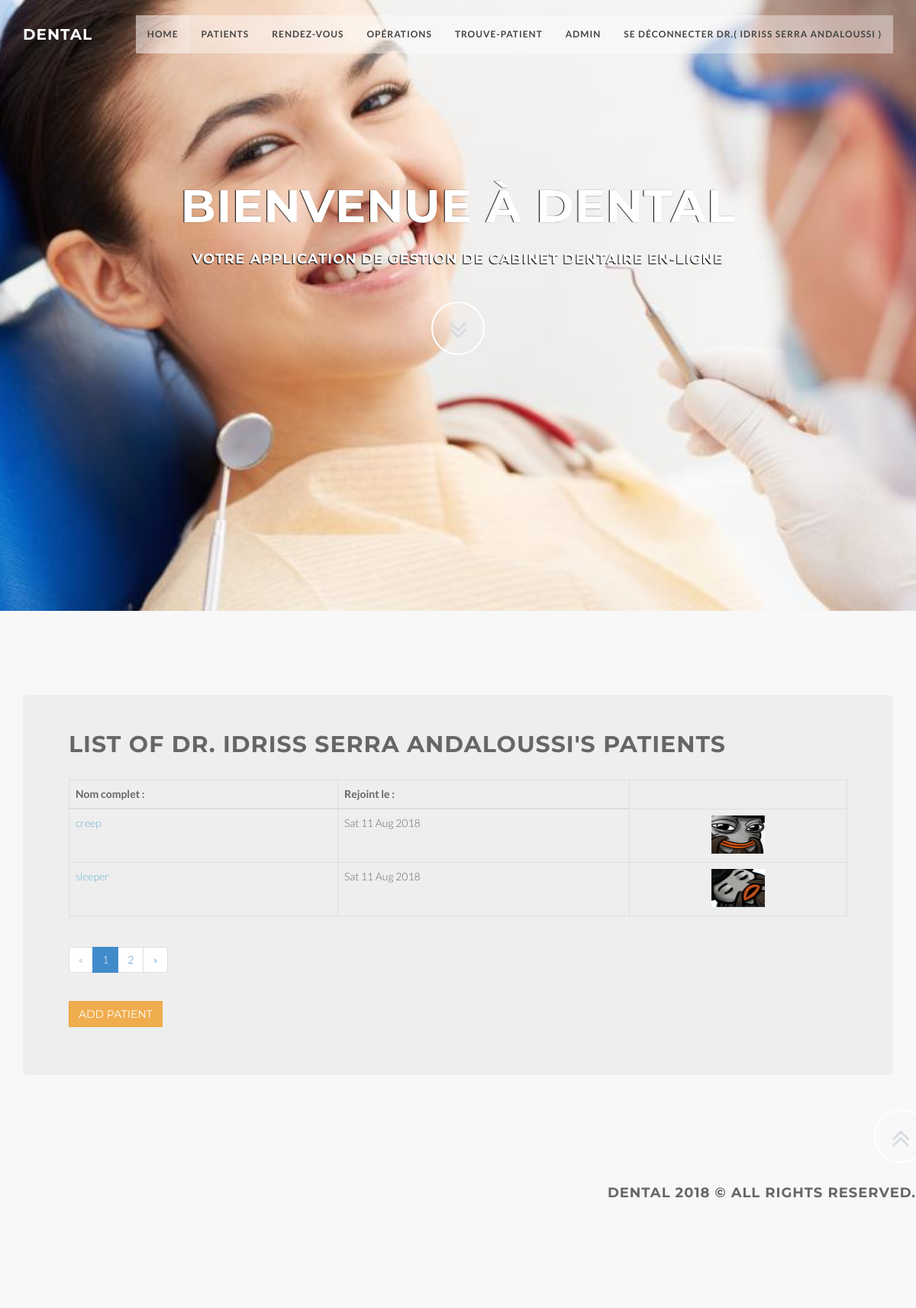
The page /accounts/ (signed in) on the database its author committed.
### accounts/models.py (models this page shows, shortened)
class Patient(models.Model):
    CIVILITY_CHOICES = (
        ('Mr', 'Mr.'),
        ('Mme', 'Mme.'),
    )
    fullname = models.CharField(max_length=200,unique=True, )
    created_by = models.ForeignKey(User,related_name='patients',on_delete=models.CASCADE)
    created_at = models.DateTimeField(auto_now_add=True,null=True, blank=True,)
    cin = models.CharField(max_length=200,unique=True, )
    civility = models.CharField(choices = CIVILITY_CHOICES,max_length=10,null=True, blank=True, )
    phone =  models.CharField(max_length=20,default="06",unique=True, )
    assurance = models.CharField(max_length=200,default="Aucune")
    profession = models.CharField(max_length=200,default="Aucune")
    special = models.CharField(max_length=2000,default="Aucune")
    profile_picture=models.ImageField(upload_to='pics/%Y/%m/%d/', blank=True, null=True)

### accounts/views.py (the view)
class PatientListView(LoginRequiredMixin,ListView):
    login_url = '/login/'
    redirect_field_name = 'login'
    model = models.Patient
    paginate_by = 2  # if pagination is desired
    template_name = 'accounts/patient_list.html'  # Default: <app_label>/<model_name>_list.html
    context_object_name = 'patients'  # Default: object_list
    def get_queryset(self): # override this to get custom list of objects
        q = Patient.objects.filter(created_by=self.request.user)
        q.order_by('-fullname')
        return q

### accounts/templates/accounts/patient_list.html (shortened to what this page needs)
{% extends "accounts/accounts_base.html" %}
{% load staticfiles %}
{% block body_block %}
  <div class="jumbotron">
    <h2>List of Dr. {{user.first_name}} {{user.last_name}}'s patients</h2>
    <table class="table table-bordered">
  <thead>
    <tr>
      <th>Nom complet :</th>
      <th>Rejoint le :</th>
    </tr>
  </thead>
  <tbody>
    {% for patient in patients|dictsort:"fullname" %}
      <tr height="70">
        <td ><a href="{{patient.id}}/"> {{patient.fullname}} </a></li></td>
        <td >{{patient.created_at | date:"D d M Y"}}</td>
        {% if patient.profile_picture %}
        <td align="center"><img src="{{ patient.profile_picture.url }}" alt="not found" height="50" width="70" ></td>
        {% endif %}
      </tr>
    {% endfor %}
  </tbody>
</table>
{% if is_paginated %}
  <ul class="pagination">
    {% if page_obj.has_previous %}
      <li><a href="?page={{ page_obj.previous_page_number }}">&laquo;</a></li>
    {% else %}
      <li class="disabled"><span>&laquo;</span></li>
    {% endif %}
    {% for i in paginator.page_range %}
      {% if page_obj.number == i %}
        <li class="active"><span>{{ i }} <span class="sr-only">(current)</span></span></li>
      {% else %}
        <li><a href="?page={{ i }}">{{ i }}</a></li>
      {% endif %}
    {% endfor %}
    {% if page_obj.has_next %}
      <li><a href="?page={{ page_obj.next_page_number }}">&raquo;</a></li>
    {% else %}
      <li class="disabled"><span>&raquo;</span></li>
    {% endif %}
  </ul>
{% endif %}
  <p><a class='btn btn-warning' href="{% url 'accounts:create'%} ">Add Patient</a></p>
</div>
{% endblock %}

### accounts/templates/accounts/accounts_base.html (shortened to what this page needs)
<!DOCTYPE html>
{% load staticfiles %}
{% load bootstrap3 %}
{% bootstrap_css %}
<html>
  <head>
    <link href="{% static 'css/bootstrap.min.css'%}" rel="stylesheet" type="text/css">
    <link href="{% static 'font-awesome/css/font-awesome.min.css'%}" rel="stylesheet" type="text/css">
    <link href="{% static 'css/animate.css'%}" rel="stylesheet" />
    <link href="{% static 'css/style.css'%}" rel="stylesheet">
    <link href="{% static 'color/default.css'%}" rel="stylesheet">
  </head>
  <body id="page-top" data-spy="scroll" data-target=".navbar-custom">
    <nav class="navbar navbar-custom navbar-fixed-top" role="navigation">
      <div class="container">
        <div class="navbar-header page-scroll">
          <a class="navbar-brand" href="/">
            <h1>Dental</h1>
          </a>
        </div>
        <div class="collapse navbar-collapse navbar-right navbar-main-collapse">
          <ul class="nav navbar-nav">
            <li class="active"><a href="#intro">Home</a></li>
            {% if user.is_authenticated %}
            <li><a href="{% url 'accounts:list' %}" >Patients</a></li>
            <li><a href="{% url 'accounts:listapp' %}" >Rendez-vous</a></li>
            <li><a href="{% url 'accounts:listop' %}" >Opérations</a></li>
            <li><a <a href="{% url 'accounts:results' %}" >Trouve-patient</a></li>
            <li><a href="{% url 'admin:index' %}" >Admin</a></li>
            <li><a href="{% url 'accounts:logout' %}" >Se déconnecter<strong> Dr.( {{ user.first_name }} {{ user.last_name }} )</strong></a></li>
            {% else %}
            <li><a href="{% url 'accounts:signup' %}" >S'inscrire</a></li>
            <li><a href="{% url 'accounts:login' %}" >Se connecter</a></li>
            <li><a href="{% url 'admin:index' %}" >Admin</a></li>
            {% endif %}
          </ul>
        </div>
      </div>
    </nav>
    <section id="intro" class="intro">
      <div class="slogan">
        <h2>Bienvenue à <span class="text_color">Dental</span> </h2>
        <h4>Votre application de gestion de cabinet dentaire en-ligne</h4>
      </div>
      <div class="page-scroll">
        <a href="#content" class="btn btn-circle">
  				<i class="fa fa-angle-double-down animated"></i>
  			</a>
      </div>
    </section>
     <section id="content" class="home-section bg-gray">
       <div class="row">
        <div class="container">
          {% block body_block %}
          {% endblock %}
        </div>
        <div class="row" align="right">
          <div class="col-md-12 col-lg-12">
            <div class="wow shake" data-wow-delay="0.4s">
              <div class="page-scroll marginbot-30">
                <a href="#intro" id="totop" class="btn btn-circle">
                <i class="fa fa-angle-double-up animated"></i>
              </a>
              </div>
            </div>
            </div>
          </div>
        </div>
        <div class="foo" align="right" >
          <h4>Dental 2018 &copy; All rights reserved.<h4>
        </div>
  </body>
</html>

### static/css/style.css (style rules this page uses)
body { width: 100%; height: 100%; font-family: 'Lato',sans-serif; font-weight: 300; color: #666; background-color: #fff; }
html { width: 100%; height: 100%; }
h1, h2, h3, h4, h5, h6 { margin: 0 0 30px; text-transform: uppercase; font-family: Montserrat,sans-serif; font-weight: 700; letter-spacing: 1px; }
p { margin: 0 0 20px; font-size: 16px; line-height: 1.6em; }
a { color: #28c3ab; -webkit-transition: all .2s ease-in-out; -moz-transition: all .2s ease-in-out; transition: all .2s ease-in-out; }
.navbar { margin-bottom: 0; border-bottom: 1px solid rgba(255,255,255,.3); }
.navbar-brand { font-weight: 700; }
.navbar-brand { height: 40px; padding: 5px 15px; font-size: 18px; line-height: 1em; }
.navbar-brand h1 { color: #fff; font-size: 20px; line-height: 40px; }
.nav.navbar-nav { background-color: rgba(255,255,255,.4); }
.navbar-custom ul.nav li a { font-size: 12px; letter-spacing: 1px; color: #444; text-transform: uppercase; font-weight: 700; }
.navbar-custom .nav li a { -webkit-transition: background .3s ease-in-out; -moz-transition: background .3s ease-in-out; transition: background .3s ease-in-out; }
.navbar-custom .nav li a:hover, .navbar-custom .nav li a:focus, .navbar-custom .nav li.active { outline: 0; background-color: rgba(255,255,255,.2); }
.marginbot-30 { margin-bottom:30px !important; }
.home-section { padding-top: 110px; padding-bottom: 110px; display:block; position:relative; z-index:120; }
.bg-gray { background: #f8f8f8; }
.intro { width:100%; position:relative; background: url(../img/bg1.jpg) no-repeat top center; background-size: cover; height: auto; }
#intro.intro { padding:20% 0 0 0; }
.intro .slogan { text-align: center; }
.intro .page-scroll { text-align: center; }
.intro .slogan h2 { color: #FFF; text-shadow: none; font-size: 60px; line-height: 60px; font-weight: 700; font-family: Montserrat, sans-serif; background-color: rgba(0, 0, 0, 0); text-decoration: none; text-transform: uppercase; border-width: 0px; border-color: #000; border-style: none; text-shadow: -1px 0 1px #000; }
.intro .slogan h4 { color: #fff; text-shadow: -1px 1px 1px #000; }
.btn { border-radius: 0; text-transform: uppercase; font-family: Montserrat,sans-serif; font-weight: 400; -webkit-transition: all .3s ease-in-out; -moz-transition: all .3s ease-in-out; transition: all .3s ease-in-out; }
.btn-circle { width: 70px; height: 70px; margin-top: 15px; padding: 7px 16px; border: 2px solid #fff; border-radius: 50%; font-size: 40px; color: #d9dde2; background: 0 0; -webkit-transition: background .3s ease-in-out; -moz-transition: background .3s ease-in-out; transition: background .3s ease-in-out; }
.page-scroll .btn-circle i.animated { -webkit-transition-property: -webkit-transform; -webkit-transition-duration: 1s; -moz-transition-property: -moz-transform; -moz-transition-duration: 1s; }
@media (min-width:767px) { .navbar { padding: 20px 0; border-bottom: 0; letter-spacing: 1px; background: 0 0; -webkit-transition: background .5s ease-in-out,padding .5s ease-in-out; -moz-transition: background .5s ease-in-out,padding .5s ease-in-out; transition: background .5s ease-in-out,padding .5s ease-in-out; } }
@media (min-width:767px) { .intro { height: 100%; padding: 0; } }

### static/color/default.css (style rules this page uses)
a,.tp-caption a.btn:hover { color: #67b0d1; }

### rows shown on the page
Patient: fullname "creep", created_at "Sat 11 Aug 2018", profile_picture (picture)
Patient: fullname "sleeper", created_at "Sat 11 Aug 2018", profile_picture (picture)

### other values the page prints
{{ user.first_name }} "IDRISS"
{{ user.last_name }} "SERRA ANDALOUSSI"
{{ i }} "1"
{{ i }} "2"
